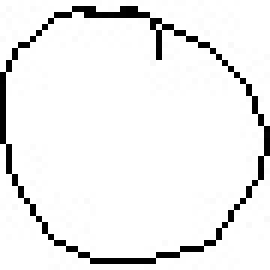
#> input picture data_numbers/0/0_18075.jpg, 45 x 45 px, found by its file name (shown 6 times larger); its folder holds only this picture in this run
$ jupyter execute --allow-errors HandwrittenEquationSolver.ipynb   (shell and % lines are left out)
#> lines starting #> are read from the running program, lines starting #| are printed output that depends on the picture; after the words box and inside, x2 and y2 are one past the last pixel; in counts of white or black regions, pixels touching at a corner belong together
# **Handwritten Equation Solver using Convolutional Neural Network**

Nowadays, machine learning and deep learning techniques are being employed in handwriting recognition, robotics, artificial intelligence, and many more fields. Developing such system requires training our machines with data, making it capable to learn and make required prediction. This article presents a Handwritten Equation Solver trained by handwritten digits and mathematical symbol using Convolutional Neural Network with some image processing techniques to achieve a decent accuracy.

For simplicity, using 0–9 digits, +, — and, times images in our equation solver. On observing our dataset, it can be seen that it is biased for some of the digits/symbols, as it contains 12000 images for some symbol and 3000 images for others. To remove this bias, reduce the number of images in each folder to approx. 4000.

For making CNN, import all the necessary libraries.

[cell 1]
import numpy as np
import pandas as pd
import keras
from keras.models import Model, Sequential
from keras.layers import *
from keras import optimizers, backend as K
from keras.layers import Input, Dense, Dropout, Flatten
from keras.layers.convolutional import Conv2D, MaxPooling2D
from keras.models import model_from_json
from keras.utils import np_utils
from keras.utils.np_utils import to_categorical
np.random.seed(1212)
K.set_image_data_format('channels_first')
#> (this line was passed over: keras is not available in this run)

[cell 2]
import os
from os import listdir
from os.path import isfile, join
import cv2

**Extracting Features**

1. We can use contour extraction to obtain features.
Invert the image and then convert it to a binary image because contour extraction gives the best result when the object is white and surrounding is black.
2. To find contours use **‘findContour’** function. For features, we obtain the bounding rectangle of contour using ‘boundingRect’ function (Bounding rectangle is the smallest horizontal rectangle enclosing the entire contour).
3. Since each image in our dataset contains only one symbol/digit, we only need the bounding rectangle of maximum size. For this purpose, we calculate the area of the bounding rectangle of each contour and select the rectangle with maximum area.
4. Now, resize the maximum area bounding rectangle to 28 by 28. Reshape it to 784 by 1. So there will be now 784-pixel values or features. Now, give the corresponding label to it (For e.g, for 0–9 images same label as their digit, for — assign label 10, for + assign label 11, for times assign label 12). So now our dataset contains 784 features column and one label column. After extracting features, save the data to a CSV file.

[cell 3]
def load_images(folder):
    train_data=[]
    for filename in os.listdir(folder):
        img = ~(cv2.imread(os.path.join(folder,filename),cv2.IMREAD_GRAYSCALE))
        if img is not None:
            ret,thresh=cv2.threshold(img,127,255,cv2.THRESH_BINARY)
            ctrs,ret=cv2.findContours(thresh,cv2.RETR_EXTERNAL,cv2.CHAIN_APPROX_NONE)
            cnt=sorted(ctrs, key=lambda ctr: cv2.boundingRect(ctr)[0])
            w, h=int(28), int(28)
            maxi=0
            for c in cnt:
                x,y,w,h=cv2.boundingRect(c)

            im_crop= thresh[y:y+h+10, x:x+w+10]
            im_resize = cv2.resize(im_crop,(28,28))
            im_resize=np.reshape(im_resize,(784,1))
            train_data.append(im_resize)
    return train_data

[cell 4]
path = '/content/Equation_solving_with_CNN/data_numbers/'
data = []

#> (the rest of this cell did not finish here and is left out)

#> (a cell that did not finish here is left out)

[cell 6]
data0=load_images(path+'0')
#> in load_images (call 3), `img = ~(cv2.imread(os.path.join(folder,filename),cv2.IMREAD_GRAYSCALE))`:
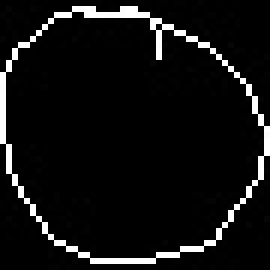
#> img: shape (45, 45) (shown 6 times larger); min 0, max 255, mean 17.2
#> in load_images (call 3), `ret,thresh=cv2.threshold(img,127,255,cv2.THRESH_BINARY)`: thresh: shape (45, 45); 6.6% white in thin lines or dots
#> in load_images (call 3), `ctrs,ret=cv2.findContours(thresh,cv2.RETR_EXTERNAL,cv2.CHAIN_APPROX_NO..`: ctrs = 1 contour; box (x1, y1, x2, y2) and area: (0, 1, 45, 44) 1432; ret = [[-1, -1, -1, -1]]
#> in load_images (call 3), `cnt=sorted(ctrs, key=lambda ctr: cv2.boundingRect(ctr)[0])`: cnt has the same summary as ctrs
#> the loop in load_images (call 3), `for c in cnt:` made 1 pass
#> (x, y, w, h) on pass 1: (0, 1, 45, 43)
#> in load_images (call 3), `im_crop= thresh[y:y+h+10, x:x+w+10]`:
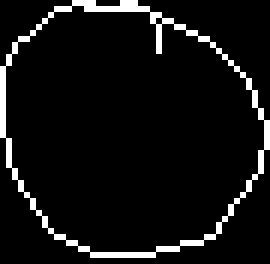
#> im_crop: shape (44, 45) (shown 6 times larger); 6.8% white in thin lines or dots
#> in load_images (call 3), `im_resize = cv2.resize(im_crop,(28,28))`:
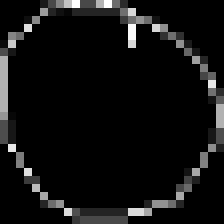
#> im_resize: shape (28, 28) (shown 8 times larger); min 0, max 255, mean 16.8
#> in load_images (call 3), `im_resize=np.reshape(im_resize,(784,1))`: im_resize = 784 values, max 255 at index 9, min 0 at index 0, mean 16.78
#> data0 = 1 item
for i in range(0,len(data0)):
    data0[i]=np.append(data0[i],['0'])
#> this loop made 1 pass
#> (the rest of this cell did not finish here and is left out)
